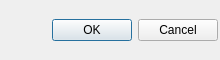
<?xml version="1.0" encoding="UTF-8"?>
<ui version="4.0">
 <class>AtenCustomDialog</class>
 <widget class="QDialog" name="AtenCustomDialog">
  <property name="windowModality">
   <enum>Qt::ApplicationModal</enum>
  </property>
  <property name="geometry">
   <rect>
    <x>0</x>
    <y>0</y>
    <width>220</width>
    <height>60</height>
   </rect>
  </property>
  <property name="windowTitle">
   <string>Custom Dialog</string>
  </property>
  <property name="windowIcon">
   <iconset resource="icons.qrc">
    <normaloff>:/program/icons/aten.png</normaloff>:/program/icons/aten.png</iconset>
  </property>
  <property name="modal">
   <bool>true</bool>
  </property>
  <layout class="QVBoxLayout" name="verticalLayout">
   <property name="margin">
    <number>2</number>
   </property>
   <item>
    <layout class="QVBoxLayout" name="MainLayout"/>
   </item>
   <item>
    <widget class="QDialogButtonBox" name="buttonBox">
     <property name="orientation">
      <enum>Qt::Horizontal</enum>
     </property>
     <property name="standardButtons">
      <set>QDialogButtonBox::Cancel|QDialogButtonBox::Ok</set>
     </property>
    </widget>
   </item>
  </layout>
 </widget>
 <resources>
  <include location="icons.qrc"/>
 </resources>
 <connections>
  <connection>
   <sender>buttonBox</sender>
   <signal>accepted()</signal>
   <receiver>AtenCustomDialog</receiver>
   <slot>accept()</slot>
   <hints>
    <hint type="sourcelabel">
     <x>248</x>
     <y>254</y>
    </hint>
    <hint type="destinationlabel">
     <x>157</x>
     <y>274</y>
    </hint>
   </hints>
  </connection>
  <connection>
   <sender>buttonBox</sender>
   <signal>rejected()</signal>
   <receiver>AtenCustomDialog</receiver>
   <slot>reject()</slot>
   <hints>
    <hint type="sourcelabel">
     <x>316</x>
     <y>260</y>
    </hint>
    <hint type="destinationlabel">
     <x>286</x>
     <y>274</y>
    </hint>
   </hints>
  </connection>
 </connections>
</ui>
